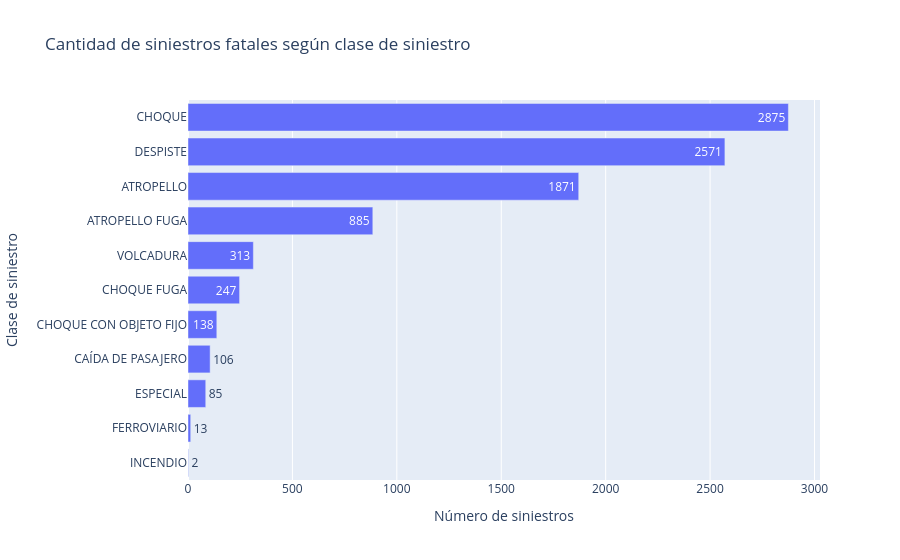

The notebook cell this image was saved under:
### Markdown cell above
### 11.2 Cantidad de siniestros según clase

### Code cell
conteo_clase = (
    base_integrada["CLASE_SINIESTRO"]
    .fillna("NO REGISTRA")
    .value_counts()
    .sort_values()
    .reset_index()
)
conteo_clase.columns = ["clase_siniestro", "cantidad"]

fig = px.bar(
    conteo_clase,
    x="cantidad", y="clase_siniestro",
    orientation="h",
    text="cantidad",
    title="Cantidad de siniestros fatales según clase de siniestro",
    labels={"cantidad":"Número de siniestros", "clase_siniestro":"Clase de siniestro"}
)
fig.show()

### Figure 1 — Plotly figure (JSON) as saved in the notebook; plotly's stock layout.template omitted (floating-point values rounded to 4 significant figures)
{"data": [{"hovertemplate": "Número de siniestros=%{text}<br>Clase de siniestro=%{y}<extra></extra>", "legendgroup": "", "marker": {"color": "#636efa", "pattern": {"shape": ""}}, "name": "", "orientation": "h", "showlegend": false, "text": [2.0, 13.0, 85.0, 106.0, 138.0, 247.0, 313.0, 885.0, 1871.0, 2571.0, 2875.0], "textposition": "auto", "type": "bar", "x": [2, 13, 85, 106, 138, 247, 313, 885, 1871, 2571, 2875], "xaxis": "x", "y": ["INCENDIO", "FERROVIARIO", "ESPECIAL", "CAÍDA DE PASAJERO", "CHOQUE CON OBJETO FIJO", "CHOQUE FUGA", "VOLCADURA", "ATROPELLO FUGA", "ATROPELLO", "DESPISTE", "CHOQUE"], "yaxis": "y"}], "layout": {"barmode": "relative", "legend": {"tracegroupgap": 0}, "title": {"text": "Cantidad de siniestros fatales según clase de siniestro"}, "xaxis": {"anchor": "y", "domain": [0, 1], "title": {"text": "Número de siniestros"}}, "yaxis": {"anchor": "x", "domain": [0, 1], "title": {"text": "Clase de siniestro"}}}}
